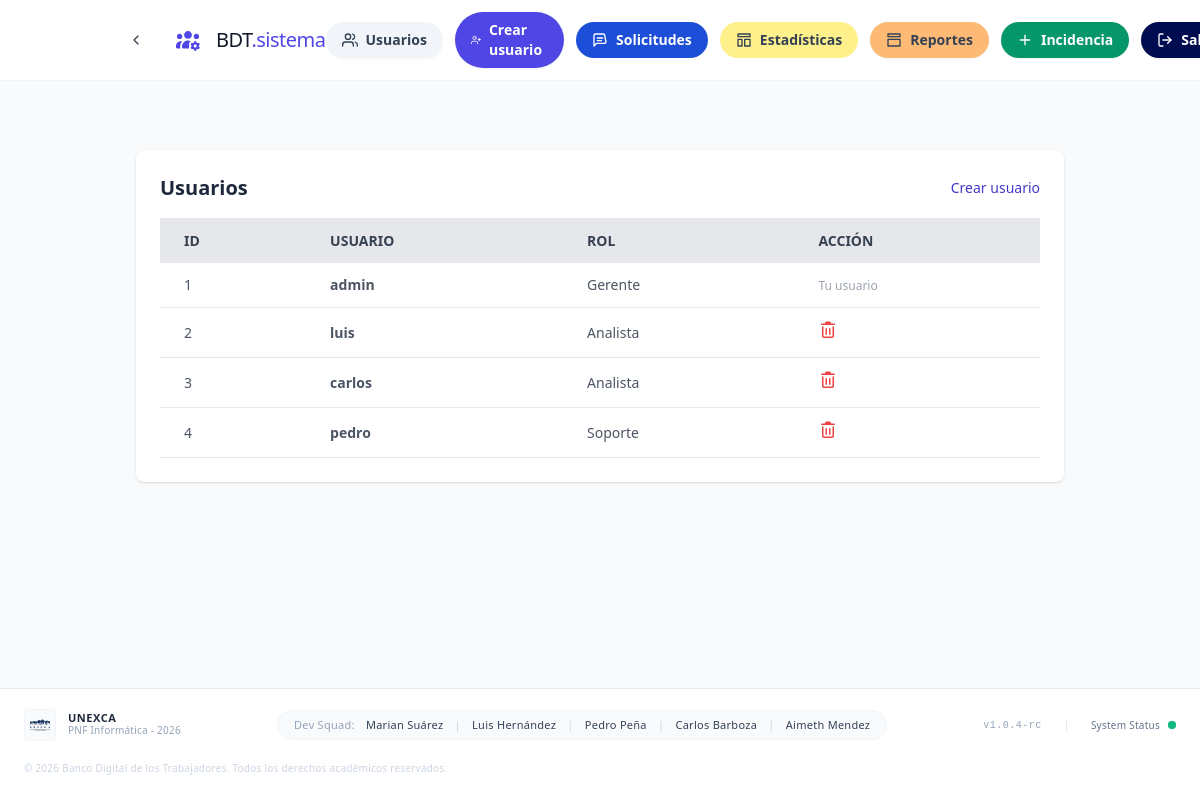
The app's page /index.php?route=users (signed in), older data.
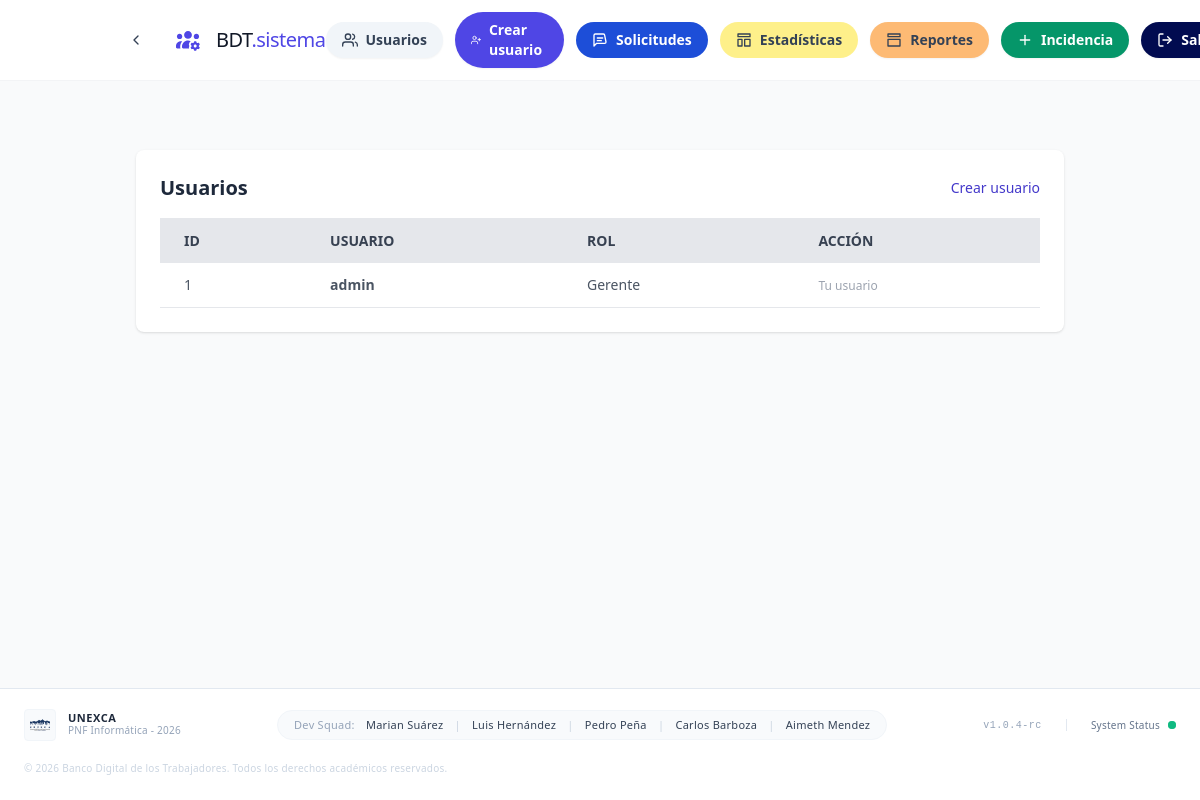
The same page, newer data.
### tables this page shows
CREATE TABLE users (
                id INTEGER PRIMARY KEY AUTOINCREMENT,
                username TEXT NOT NULL UNIQUE,
                password TEXT NOT NULL,
                role TEXT NOT NULL
            );

### app/Controllers/AuthController.php (called while the page is built, shortened)
<?php
class AuthController {
    public function users() {
        $users = User::getAll();
        require __DIR__ . '/../Views/auth/list_users.php';
    }
}

### app/Models/User.php (called while the page is built, shortened)
<?php
class User {
    public static function getAll() {
        $pdo = Database::connect();
        $stmt = $pdo->query("SELECT id, username, role FROM users");
        return $stmt->fetchAll(PDO::FETCH_ASSOC);
    }
}

### app/Views/auth/list_users.php (the view, shortened to what this page needs)
<?php require __DIR__ . '/../layout/header.php'; ?>
<div class="container mx-auto px-12 py-8 mt-[70px]">
    <div class="max-w-5xl mx-auto bg-white p-6 rounded-lg shadow">
        <div class="flex items-center justify-between mb-4">
            <h2 class="text-xl font-bold">Usuarios</h2>
            <a href="?route=create_user" class="text-sm text-indigo-700 hover:underline">Crear usuario</a>
        </div>
        <div class="overflow-x-auto">
            <table class="w-full text-left border-collapse">
                <thead>
                    <tr class="bg-gray-200 text-gray-700 uppercase text-sm leading-normal">
                        <th class="py-3 px-6">ID</th>
                        <th class="py-3 px-6">Usuario</th>
                        <th class="py-3 px-6">Rol</th>
                        <th class="py-3 px-6">Acción</th>
                    </tr>
                </thead>
                <tbody class="text-gray-600 text-sm font-light">
                    <?php foreach ($users as $user): ?>
                        <tr class="border-b border-gray-200 hover:bg-gray-100">
                            <td class="py-3 px-6"><?= $user['id'] ?></td>
                            <td class="py-3 px-6 font-semibold"><?= htmlspecialchars($user['username']) ?></td>
                            <td class="py-3 px-6"><?= htmlspecialchars($user['role']) ?></td>
                            <td class="py-3 px-6">
                                <?php if (intval($user['id']) === intval($_SESSION['user_id'])): ?>
                                    <span class="text-xs text-gray-400">Tu usuario</span>
                                <?php else: ?>
                                    <form method="POST" action="?route=delete_user" onsubmit="return confirm('¿Eliminar este usuario?')">
                                        <button type="submit" class="group relative justify-center">
                                        </button>
                                    </form>
                                <?php endif; ?>
                            </td>
                        </tr>
                    <?php endforeach; ?>
                </tbody>
            </table>
        </div>
    </div>
</div>
<?php require __DIR__ . '/../layout/footer.php'; ?>

Row changes from the older to the newer data that the page shows:
removed users: id "2", username "luis", role "Analista"
removed users: id "3", username "carlos", role "Analista"
removed users: id "4", username "pedro", role "Soporte"
